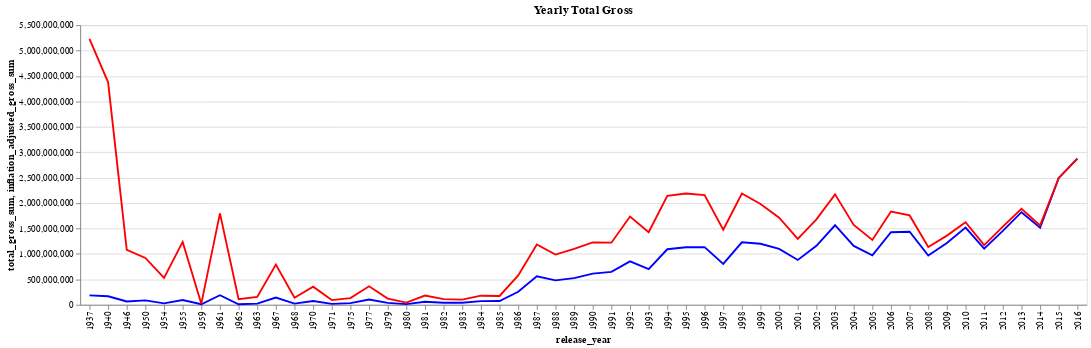

Source (notebook cell):
### Markdown cell above
Let's visualize the total_gross_sum and inflation_adjusted_gross_sum using Altair and obtain the mark line graphs to compare the years when Disney movies had high and low impact interms of growth, longitivity, culturally and return on investment.

### Code cell
import altair as alt


chart = alt.Chart(yearly_analysis).mark_line().encode(
    x='release_year:O',
    y='total_gross_sum:Q',
    color=alt.value('blue'),
).properties(
    title='Yearly Total Gross'
) + alt.Chart(yearly_analysis).mark_line().encode(
    x='release_year:O',
    y='inflation_adjusted_gross_sum:Q',
    color=alt.value('red'),
).properties(
    title='Yearly Inflation-Adjusted Gross'
)

chart

### Figure 1 — Vega-Lite specification as saved in the notebook (floating-point values rounded to 4 significant figures)
{"config": {"view": {"continuousWidth": 300, "continuousHeight": 300}}, "layer": [{"mark": {"type": "line"}, "encoding": {"color": {"value": "blue"}, "x": {"field": "release_year", "type": "ordinal"}, "y": {"field": "total_gross_sum", "type": "quantitative"}}, "title": "Yearly Total Gross"}, {"mark": {"type": "line"}, "encoding": {"color": {"value": "red"}, "x": {"field": "release_year", "type": "ordinal"}, "y": {"field": "inflation_adjusted_gross_sum", "type": "quantitative"}}, "title": "Yearly Inflation-Adjusted Gross"}], "data": {"name": "data-91cc3a9e908928eefe0248eb7362cf64"}, "$schema": "https://vega.github.io/schema/vega-lite/v5.16.3.json", "datasets": {"data-91cc3a9e908928eefe0248eb7362cf64": [{"release_year": 1937, "number_of_movies": 1, "total_gross_sum": 184925485, "inflation_adjusted_gross_sum": 5228953251}, {"release_year": 1940, "number_of_movies": 2, "total_gross_sum": 167620000, "inflation_adjusted_gross_sum": 4375319860}, {"release_year": 1946, "number_of_movies": 1, "total_gross_sum": 65000000, "inflation_adjusted_gross_sum": 1078510579}, {"release_year": 1950, "number_of_movies": 1, "total_gross_sum": 85000000, "inflation_adjusted_gross_sum": 920608730}, {"release_year": 1954, "number_of_movies": 1, "total_gross_sum": 28200000, "inflation_adjusted_gross_sum": 528279994}, {"release_year": 1955, "number_of_movies": 1, "total_gross_sum": 93600000, "inflation_adjusted_gross_sum": 1236035515}, {"release_year": 1959, "number_of_movies": 1, "total_gross_sum": 9464608, "inflation_adjusted_gross_sum": 21505832}, {"release_year": 1961, "number_of_movies": 3, "total_gross_sum": 188599723, "inflation_adjusted_gross_sum": 1797806719}, {"release_year": 1962, "number_of_movies": 1, "total_gross_sum": 9230769, "inflation_adjusted_gross_sum": 109581646}, {"release_year": 1963, "number_of_movies": 1, "total_gross_sum": 22182353, "inflation_adjusted_gross_sum": 153870834}, {"release_year": 1967, "number_of_movies": 1, "total_gross_sum": 141843000, "inflation_adjusted_gross_sum": 789612346}, {"release_year": 1968, "number_of_movies": 1, "total_gross_sum": 21540050, "inflation_adjusted_gross_sum": 138612686}, {"release_year": 1970, "number_of_movies": 2, "total_gross_sum": 74282749, "inflation_adjusted_gross_sum": 356362241}, {"release_year": 1971, "number_of_movies": 1, "total_gross_sum": 17871174, "inflation_adjusted_gross_sum": 91305448}, {"release_year": 1975, "number_of_movies": 1, "total_gross_sum": 31916500, "inflation_adjusted_gross_sum": 131246872}, {"release_year": 1977, "number_of_movies": 4, "total_gross_sum": 102717599, "inflation_adjusted_gross_sum": 363659174}, {"release_year": 1979, "number_of_movies": 1, "total_gross_sum": 35841901, "inflation_adjusted_gross_sum": 120377374}, {"release_year": 1980, "number_of_movies": 2, "total_gross_sum": 13900000, "inflation_adjusted_gross_sum": 43560212}, {"release_year": 1981, "number_of_movies": 4, "total_gross_sum": 59899231, "inflation_adjusted_gross_sum": 181636869}, {"release_year": 1982, "number_of_movies": 3, "total_gross_sum": 38617984, "inflation_adjusted_gross_sum": 110731153}, {"release_year": 1983, "number_of_movies": 4, "total_gross_sum": 38833732, "inflation_adjusted_gross_sum": 100549534}, {"release_year": 1984, "number_of_movies": 2, "total_gross_sum": 70999495, "inflation_adjusted_gross_sum": 178132661}, {"release_year": 1985, "number_of_movies": 6, "total_gross_sum": 72981626, "inflation_adjusted_gross_sum": 173124212}, {"release_year": 1986, "number_of_movies": 7, "total_gross_sum": 254523258, "inflation_adjusted_gross_sum": 577472408}, {"release_year": 1987, "number_of_movies": 10, "total_gross_sum": 560208813, "inflation_adjusted_gross_sum": 1186649969}, {"release_year": 1988, "number_of_movies": 12, "total_gross_sum": 479129298, "inflation_adjusted_gross_sum": 986841867}, {"release_year": 1989, "number_of_movies": 11, "total_gross_sum": 525447310, "inflation_adjusted_gross_sum": 1097851241}, {"release_year": 1990, "number_of_movies": 15, "total_gross_sum": 613857056, "inflation_adjusted_gross_sum": 1226460745}, {"release_year": 1991, "number_of_movies": 16, "total_gross_sum": 647050340, "inflation_adjusted_gross_sum": 1221190032}, {"release_year": 1992, "number_of_movies": 22, "total_gross_sum": 854534354, "inflation_adjusted_gross_sum": 1736349861}, {"release_year": 1993, "number_of_movies": 27, "total_gross_sum": 701652109, "inflation_adjusted_gross_sum": 1427312980}, {"release_year": 1994, "number_of_movies": 30, "total_gross_sum": 1092255030, "inflation_adjusted_gross_sum": 2140690807}, {"release_year": 1995, "number_of_movies": 32, "total_gross_sum": 1131964294, "inflation_adjusted_gross_sum": 2188599043}, {"release_year": 1996, "number_of_movies": 28, "total_gross_sum": 1134044721, "inflation_adjusted_gross_sum": 2157238999}, {"release_year": 1997, "number_of_movies": 23, "total_gross_sum": 803617066, "inflation_adjusted_gross_sum": 1474848034}, {"release_year": 1998, "number_of_movies": 22, "total_gross_sum": 1229279167, "inflation_adjusted_gross_sum": 2189031209}, {"release_year": 1999, "number_of_movies": 21, "total_gross_sum": 1200292143, "inflation_adjusted_gross_sum": 1981582799}, {"release_year": 2000, "number_of_movies": 19, "total_gross_sum": 1098929717, "inflation_adjusted_gross_sum": 1711675892}, {"release_year": 2001, "number_of_movies": 14, "total_gross_sum": 881246784, "inflation_adjusted_gross_sum": 1296291781}, {"release_year": 2002, "number_of_movies": 22, "total_gross_sum": 1159269061, "inflation_adjusted_gross_sum": 1680599676}, {"release_year": 2003, "number_of_movies": 19, "total_gross_sum": 1564114393, "inflation_adjusted_gross_sum": 2171244827}, {"release_year": 2004, "number_of_movies": 19, "total_gross_sum": 1157899879, "inflation_adjusted_gross_sum": 1570219160}, {"release_year": 2005, "number_of_movies": 17, "total_gross_sum": 970646842, "inflation_adjusted_gross_sum": 1273982639}, {"release_year": 2006, "number_of_movies": 19, "total_gross_sum": 1427356974, "inflation_adjusted_gross_sum": 1834744763}, {"release_year": 2007, "number_of_movies": 14, "total_gross_sum": 1436787754, "inflation_adjusted_gross_sum": 1757479739}, {"release_year": 2008, "number_of_movies": 13, "total_gross_sum": 968276109, "inflation_adjusted_gross_sum": 1135356255}, {"release_year": 2009, "number_of_movies": 16, "total_gross_sum": 1215142753, "inflation_adjusted_gross_sum": 1359908617}, {"release_year": 2010, "number_of_movies": 14, "total_gross_sum": 1518975880, "inflation_adjusted_gross_sum": 1622535159}, {"release_year": 2011, "number_of_movies": 14, "total_gross_sum": 1103207068, "inflation_adjusted_gross_sum": 1172578942}, {"release_year": 2012, "number_of_movies": 10, "total_gross_sum": 1452972057, "inflation_adjusted_gross_sum": 1537669134}, {"release_year": 2013, "number_of_movies": 11, "total_gross_sum": 1821352070, "inflation_adjusted_gross_sum": 1887863558}, {"release_year": 2014, "number_of_movies": 12, "total_gross_sum": 1514179473, "inflation_adjusted_gross_sum": 1560791318}, {"release_year": 2015, "number_of_movies": 11, "total_gross_sum": 2495662696, "inflation_adjusted_gross_sum": 2495662696}, {"release_year": 2016, "number_of_movies": 14, "total_gross_sum": 2873393105, "inflation_adjusted_gross_sum": 2873393105}]}}
